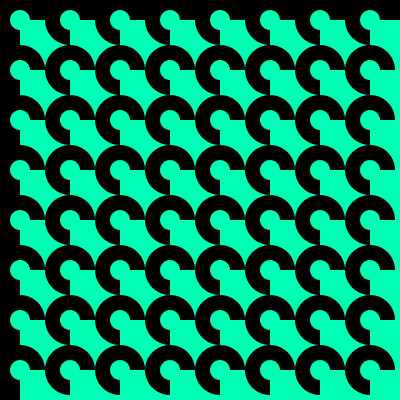
Frame 1 (no input)
Frame 60 (the mouse pressed at the canvas centre just before this capture): identical to frame 1, image omitted
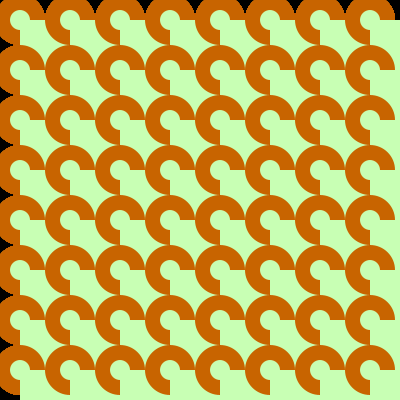
Frame 120 (the mouse held since frame 60 and released just before this capture)

The Processing sketch that drew these frames (run headless with seeded random() and noise(); from frame 60 on, the mouse is pressed at the canvas centre):

// Processing sketch: sketch_170915c
// ── sketch_170915c.pde
void setup(){
  size(400,400);
  background(0);
  noStroke(); 

}

void draw(){
  for (int y = 20; y< height-10; y+=50) {
    for (int x = 20; x< width-10; x+=50) {
      fill(mouseX,mouseY/2, 0);
      ellipse(x,y,50,50);
      fill(mouseX,255,180);
      ellipse(x,y,20,20);
      rect(x,y,70,500);
   
  

      
      
    }
  }
}
